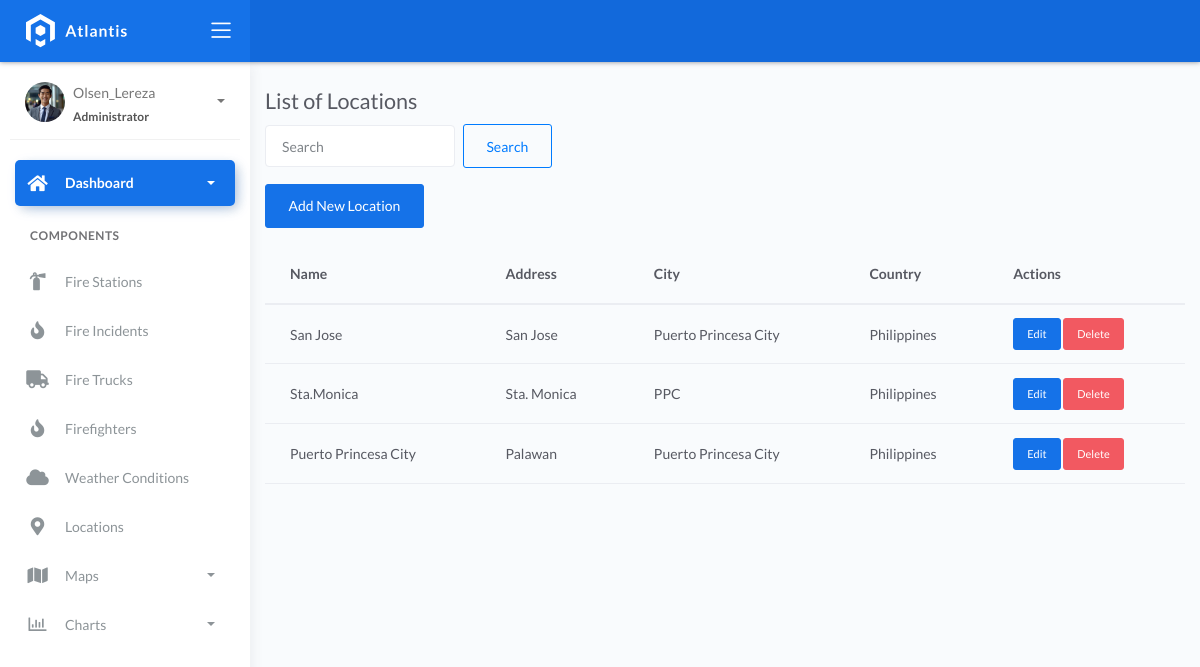
Page /locations/ on the earlier database version.
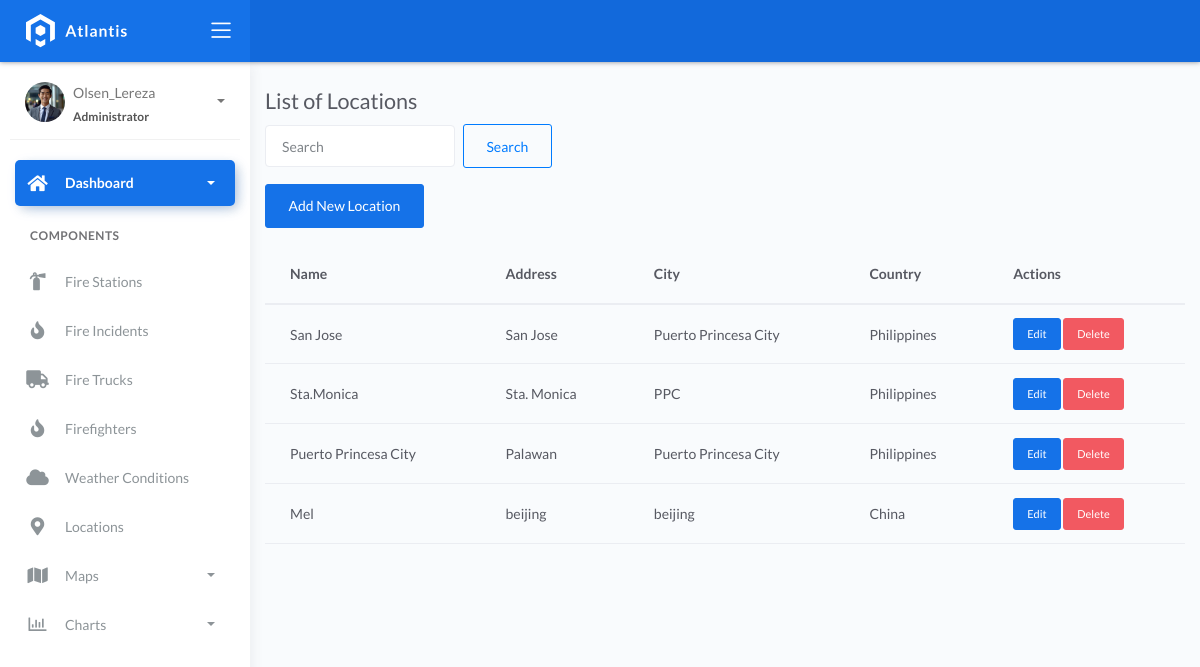
Same page on the later database version.
### fire/models.py (models this page shows, shortened)
class BaseModel(models.Model):
    created_at = models.DateTimeField(auto_now_add=True, db_index=True)
    updated_at = models.DateTimeField(auto_now=True)
    class Meta:
        abstract = True

class Locations(BaseModel):
    name = models.CharField(max_length=150)
    latitude = models.DecimalField(
        max_digits=22, decimal_places=16, null=True, blank=True)
    longitude = models.DecimalField(
        max_digits=22, decimal_places=16, null=True, blank=True)
    address = models.CharField(max_length=150)
    city = models.CharField(max_length=150)  # can be in separate table
    country = models.CharField(max_length=150)  # can be in separate table

### fire/views.py (the view)
# urls.py: path('locations/', LocationListView.as_view(), name='location_list'),
class LocationListView(ListView):
    model = Locations
    template_name = 'location_list.html'
    context_object_name = 'locations'
    paginate_by = 10
    def get_queryset(self):
        queryset = super().get_queryset()
        query = self.request.GET.get('q')
        if query:
            queryset = queryset.filter(Q(name__icontains=query) | Q(address__icontains=query) | Q(city__icontains=query) | Q(country__icontains=query))
        return queryset.order_by('id')

### templates/location_list.html (shortened to what this page needs)
{% extends 'base.html' %}
{% block content %}
<div class="container">
  <h2 class="mt-4">List of Locations</h2>
  <form method="get" class="form-inline mb-3">
    <input type="text" name="q" class="form-control mr-2" placeholder="Search" value="{{ request.GET.q }}">
    <button type="submit" class="btn btn-outline-primary">Search</button>
  </form>
  <a href="{% url 'location_create' %}" class="btn btn-primary mb-3">Add New Location</a>
  <table class="table">
    <thead>
      <tr>
        <th>Name</th>
        <th>Address</th>
        <th>City</th>
        <th>Country</th>
        <th>Actions</th>
      </tr>
    </thead>
    <tbody>
      {% for location in locations %}
      <tr>
        <td>{{ location.name }}</td>
        <td>{{ location.address }}</td>
        <td>{{ location.city }}</td>
        <td>{{ location.country }}</td>
        <td>
          <a href="{% url 'location_update' location.pk %}" class="btn btn-sm btn-primary">Edit</a>
          <a href="{% url 'location_delete' location.pk %}" class="btn btn-sm btn-danger">Delete</a>
        </td>
      </tr>
      {% endfor %}
    </tbody>
  </table>
</div>
{% endblock %}

Differences in the rows shown:
added Locations: name "Mel", address "beijing", city "beijing", country "China"
